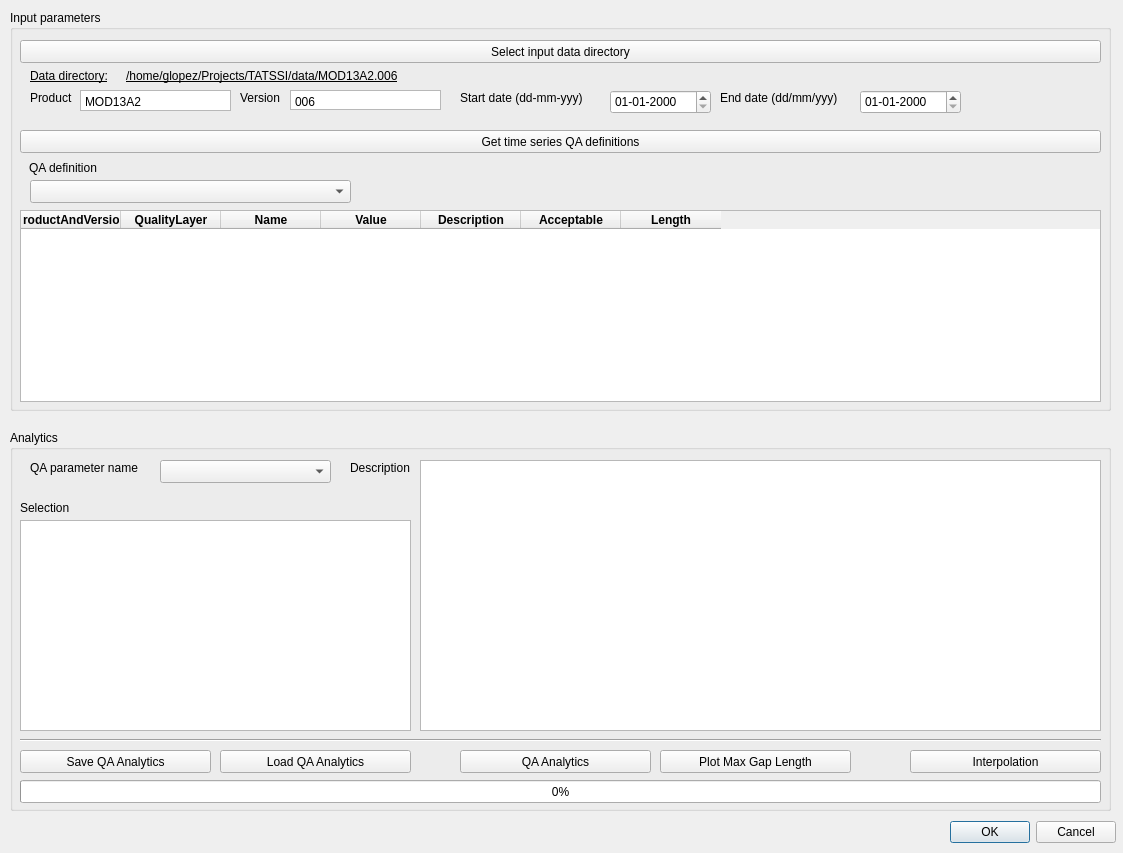
<?xml version="1.0" encoding="UTF-8"?>
<ui version="4.0">
 <class>Analytics</class>
 <widget class="QDialog" name="Analytics">
  <property name="geometry">
   <rect>
    <x>0</x>
    <y>0</y>
    <width>1123</width>
    <height>853</height>
   </rect>
  </property>
  <property name="windowTitle">
   <string>TATSSI QA Analytics</string>
  </property>
  <widget class="QDialogButtonBox" name="buttonBox">
   <property name="geometry">
    <rect>
     <x>950</x>
     <y>820</y>
     <width>166</width>
     <height>24</height>
    </rect>
   </property>
   <property name="orientation">
    <enum>Qt::Horizontal</enum>
   </property>
   <property name="standardButtons">
    <set>QDialogButtonBox::Cancel|QDialogButtonBox::Ok</set>
   </property>
  </widget>
  <widget class="QGroupBox" name="grpboxInputParam">
   <property name="geometry">
    <rect>
     <x>10</x>
     <y>10</y>
     <width>1101</width>
     <height>401</height>
    </rect>
   </property>
   <property name="title">
    <string>Input parameters</string>
   </property>
   <widget class="QPushButton" name="pbOutputDirectory">
    <property name="geometry">
     <rect>
      <x>10</x>
      <y>30</y>
      <width>1081</width>
      <height>23</height>
     </rect>
    </property>
    <property name="text">
     <string>Select input data directory</string>
    </property>
   </widget>
   <widget class="QTextEdit" name="txtProduct">
    <property name="geometry">
     <rect>
      <x>70</x>
      <y>80</y>
      <width>151</width>
      <height>21</height>
     </rect>
    </property>
    <property name="verticalScrollBarPolicy">
     <enum>Qt::ScrollBarAlwaysOff</enum>
    </property>
    <property name="horizontalScrollBarPolicy">
     <enum>Qt::ScrollBarAlwaysOff</enum>
    </property>
    <property name="html">
     <string>&lt;!DOCTYPE HTML PUBLIC &quot;-//W3C//DTD HTML 4.0//EN&quot; &quot;http://www.w3.org/TR/REC-html40/strict.dtd&quot;&gt;
&lt;html&gt;&lt;head&gt;&lt;meta name=&quot;qrichtext&quot; content=&quot;1&quot; /&gt;&lt;style type=&quot;text/css&quot;&gt;
p, li { white-space: pre-wrap; }
&lt;/style&gt;&lt;/head&gt;&lt;body style=&quot; font-family:'Sans Serif'; font-size:9pt; font-weight:400; font-style:normal;&quot;&gt;
&lt;p style=&quot; margin-top:0px; margin-bottom:0px; margin-left:0px; margin-right:0px; -qt-block-indent:0; text-indent:0px;&quot;&gt;MOD13A2&lt;/p&gt;&lt;/body&gt;&lt;/html&gt;</string>
    </property>
   </widget>
   <widget class="QLabel" name="lblProduct">
    <property name="geometry">
     <rect>
      <x>20</x>
      <y>80</y>
      <width>59</width>
      <height>15</height>
     </rect>
    </property>
    <property name="text">
     <string>Product</string>
    </property>
   </widget>
   <widget class="QLabel" name="lblTile">
    <property name="geometry">
     <rect>
      <x>230</x>
      <y>80</y>
      <width>51</width>
      <height>16</height>
     </rect>
    </property>
    <property name="text">
     <string>Version</string>
    </property>
   </widget>
   <widget class="QTextEdit" name="txtVersion">
    <property name="geometry">
     <rect>
      <x>280</x>
      <y>80</y>
      <width>151</width>
      <height>20</height>
     </rect>
    </property>
    <property name="verticalScrollBarPolicy">
     <enum>Qt::ScrollBarAlwaysOff</enum>
    </property>
    <property name="horizontalScrollBarPolicy">
     <enum>Qt::ScrollBarAlwaysOff</enum>
    </property>
    <property name="html">
     <string>&lt;!DOCTYPE HTML PUBLIC &quot;-//W3C//DTD HTML 4.0//EN&quot; &quot;http://www.w3.org/TR/REC-html40/strict.dtd&quot;&gt;
&lt;html&gt;&lt;head&gt;&lt;meta name=&quot;qrichtext&quot; content=&quot;1&quot; /&gt;&lt;style type=&quot;text/css&quot;&gt;
p, li { white-space: pre-wrap; }
&lt;/style&gt;&lt;/head&gt;&lt;body style=&quot; font-family:'Sans Serif'; font-size:9pt; font-weight:400; font-style:normal;&quot;&gt;
&lt;p style=&quot; margin-top:0px; margin-bottom:0px; margin-left:0px; margin-right:0px; -qt-block-indent:0; text-indent:0px;&quot;&gt;006&lt;/p&gt;&lt;/body&gt;&lt;/html&gt;</string>
    </property>
   </widget>
   <widget class="QTableWidget" name="tvQADef">
    <property name="geometry">
     <rect>
      <x>10</x>
      <y>200</y>
      <width>1081</width>
      <height>192</height>
     </rect>
    </property>
    <property name="sizeAdjustPolicy">
     <enum>QAbstractScrollArea::AdjustToContents</enum>
    </property>
    <property name="selectionBehavior">
     <enum>QAbstractItemView::SelectItems</enum>
    </property>
    <column>
     <property name="text">
      <string>ProductAndVersion</string>
     </property>
     <property name="font">
      <font>
       <weight>75</weight>
       <bold>true</bold>
      </font>
     </property>
    </column>
    <column>
     <property name="text">
      <string>QualityLayer</string>
     </property>
     <property name="font">
      <font>
       <weight>75</weight>
       <bold>true</bold>
      </font>
     </property>
    </column>
    <column>
     <property name="text">
      <string>Name</string>
     </property>
     <property name="font">
      <font>
       <weight>75</weight>
       <bold>true</bold>
      </font>
     </property>
    </column>
    <column>
     <property name="text">
      <string>Value</string>
     </property>
     <property name="font">
      <font>
       <weight>75</weight>
       <bold>true</bold>
      </font>
     </property>
    </column>
    <column>
     <property name="text">
      <string>Description</string>
     </property>
     <property name="font">
      <font>
       <weight>75</weight>
       <bold>true</bold>
      </font>
     </property>
    </column>
    <column>
     <property name="text">
      <string>Acceptable</string>
     </property>
     <property name="font">
      <font>
       <weight>75</weight>
       <bold>true</bold>
      </font>
     </property>
    </column>
    <column>
     <property name="text">
      <string>Length</string>
     </property>
     <property name="font">
      <font>
       <weight>75</weight>
       <bold>true</bold>
      </font>
     </property>
    </column>
   </widget>
   <widget class="QComboBox" name="cmbQADef">
    <property name="geometry">
     <rect>
      <x>20</x>
      <y>170</y>
      <width>321</width>
      <height>23</height>
     </rect>
    </property>
   </widget>
   <widget class="QLabel" name="lblQADef">
    <property name="geometry">
     <rect>
      <x>19</x>
      <y>150</y>
      <width>81</width>
      <height>16</height>
     </rect>
    </property>
    <property name="text">
     <string>QA definition</string>
    </property>
   </widget>
   <widget class="QLabel" name="lblStartDate">
    <property name="geometry">
     <rect>
      <x>450</x>
      <y>80</y>
      <width>142</width>
      <height>16</height>
     </rect>
    </property>
    <property name="text">
     <string>Start date (dd-mm-yyy)</string>
    </property>
   </widget>
   <widget class="QDateEdit" name="start_date">
    <property name="geometry">
     <rect>
      <x>600</x>
      <y>80</y>
      <width>101</width>
      <height>24</height>
     </rect>
    </property>
    <property name="displayFormat">
     <string notr="true">dd-MM-yyyy</string>
    </property>
   </widget>
   <widget class="QLabel" name="lblEnbDate">
    <property name="geometry">
     <rect>
      <x>710</x>
      <y>80</y>
      <width>135</width>
      <height>16</height>
     </rect>
    </property>
    <property name="text">
     <string>End date (dd/mm/yyy)</string>
    </property>
   </widget>
   <widget class="QDateEdit" name="end_date">
    <property name="geometry">
     <rect>
      <x>850</x>
      <y>80</y>
      <width>101</width>
      <height>24</height>
     </rect>
    </property>
    <property name="displayFormat">
     <string notr="true">dd-MM-yyyy</string>
    </property>
   </widget>
   <widget class="QLabel" name="lblDataDir_">
    <property name="geometry">
     <rect>
      <x>20</x>
      <y>58</y>
      <width>91</width>
      <height>16</height>
     </rect>
    </property>
    <property name="font">
     <font>
      <underline>true</underline>
      <strikeout>false</strikeout>
     </font>
    </property>
    <property name="text">
     <string>Data directory:</string>
    </property>
   </widget>
   <widget class="QPushButton" name="pbGetQADefinitions">
    <property name="geometry">
     <rect>
      <x>10</x>
      <y>120</y>
      <width>1081</width>
      <height>23</height>
     </rect>
    </property>
    <property name="text">
     <string>Get time series QA definitions</string>
    </property>
   </widget>
   <widget class="QLabel" name="lblDataDir">
    <property name="geometry">
     <rect>
      <x>116</x>
      <y>56</y>
      <width>971</width>
      <height>20</height>
     </rect>
    </property>
    <property name="font">
     <font>
      <underline>true</underline>
      <strikeout>false</strikeout>
     </font>
    </property>
    <property name="text">
     <string>/home/glopez/Projects/TATSSI/data/MOD13A2.006</string>
    </property>
   </widget>
  </widget>
  <widget class="QGroupBox" name="grpboxAnalytics">
   <property name="geometry">
    <rect>
     <x>10</x>
     <y>430</y>
     <width>1101</width>
     <height>381</height>
    </rect>
   </property>
   <property name="title">
    <string>Analytics</string>
   </property>
   <widget class="QLabel" name="lblQAParamName">
    <property name="geometry">
     <rect>
      <x>20</x>
      <y>30</y>
      <width>131</width>
      <height>16</height>
     </rect>
    </property>
    <property name="text">
     <string>QA parameter name</string>
    </property>
   </widget>
   <widget class="QComboBox" name="cmbQAParamName">
    <property name="geometry">
     <rect>
      <x>150</x>
      <y>30</y>
      <width>171</width>
      <height>23</height>
     </rect>
    </property>
   </widget>
   <widget class="QLabel" name="lblQADescription">
    <property name="geometry">
     <rect>
      <x>340</x>
      <y>30</y>
      <width>81</width>
      <height>16</height>
     </rect>
    </property>
    <property name="text">
     <string>Description</string>
    </property>
   </widget>
   <widget class="QPushButton" name="pbInterpolation">
    <property name="geometry">
     <rect>
      <x>900</x>
      <y>320</y>
      <width>191</width>
      <height>23</height>
     </rect>
    </property>
    <property name="text">
     <string>Interpolation</string>
    </property>
   </widget>
   <widget class="QPushButton" name="pbPlotMaxGapLength">
    <property name="geometry">
     <rect>
      <x>650</x>
      <y>320</y>
      <width>191</width>
      <height>23</height>
     </rect>
    </property>
    <property name="text">
     <string>Plot Max Gap Length</string>
    </property>
   </widget>
   <widget class="QPushButton" name="pbQAAnalytics">
    <property name="geometry">
     <rect>
      <x>450</x>
      <y>320</y>
      <width>191</width>
      <height>23</height>
     </rect>
    </property>
    <property name="text">
     <string>QA Analytics</string>
    </property>
   </widget>
   <widget class="QPushButton" name="pbSaveQAAnalytics">
    <property name="geometry">
     <rect>
      <x>10</x>
      <y>320</y>
      <width>191</width>
      <height>23</height>
     </rect>
    </property>
    <property name="text">
     <string>Save QA Analytics</string>
    </property>
   </widget>
   <widget class="QPushButton" name="pbLoadQAAnalytics">
    <property name="geometry">
     <rect>
      <x>210</x>
      <y>320</y>
      <width>191</width>
      <height>23</height>
     </rect>
    </property>
    <property name="text">
     <string>Load QA Analytics</string>
    </property>
   </widget>
   <widget class="Line" name="line">
    <property name="geometry">
     <rect>
      <x>10</x>
      <y>300</y>
      <width>1081</width>
      <height>20</height>
     </rect>
    </property>
    <property name="orientation">
     <enum>Qt::Horizontal</enum>
    </property>
   </widget>
   <widget class="QProgressBar" name="progressBar">
    <property name="enabled">
     <bool>true</bool>
    </property>
    <property name="geometry">
     <rect>
      <x>10</x>
      <y>350</y>
      <width>1081</width>
      <height>23</height>
     </rect>
    </property>
    <property name="value">
     <number>0</number>
    </property>
   </widget>
   <widget class="QListWidget" name="lwQAParamDesc">
    <property name="geometry">
     <rect>
      <x>410</x>
      <y>30</y>
      <width>681</width>
      <height>271</height>
     </rect>
    </property>
    <property name="selectionMode">
     <enum>QAbstractItemView::MultiSelection</enum>
    </property>
   </widget>
   <widget class="QTextBrowser" name="tbrSelection">
    <property name="geometry">
     <rect>
      <x>10</x>
      <y>90</y>
      <width>391</width>
      <height>211</height>
     </rect>
    </property>
   </widget>
   <widget class="QLabel" name="lblSelection">
    <property name="geometry">
     <rect>
      <x>10</x>
      <y>70</y>
      <width>59</width>
      <height>15</height>
     </rect>
    </property>
    <property name="text">
     <string>Selection</string>
    </property>
   </widget>
  </widget>
 </widget>
 <resources/>
 <connections>
  <connection>
   <sender>buttonBox</sender>
   <signal>accepted()</signal>
   <receiver>Analytics</receiver>
   <slot>accept()</slot>
   <hints>
    <hint type="sourcelabel">
     <x>248</x>
     <y>254</y>
    </hint>
    <hint type="destinationlabel">
     <x>157</x>
     <y>274</y>
    </hint>
   </hints>
  </connection>
  <connection>
   <sender>buttonBox</sender>
   <signal>rejected()</signal>
   <receiver>Analytics</receiver>
   <slot>reject()</slot>
   <hints>
    <hint type="sourcelabel">
     <x>316</x>
     <y>260</y>
    </hint>
    <hint type="destinationlabel">
     <x>286</x>
     <y>274</y>
    </hint>
   </hints>
  </connection>
 </connections>
 <designerdata>
  <property name="gridDeltaX">
   <number>10</number>
  </property>
  <property name="gridDeltaY">
   <number>10</number>
  </property>
  <property name="gridSnapX">
   <bool>true</bool>
  </property>
  <property name="gridSnapY">
   <bool>true</bool>
  </property>
  <property name="gridVisible">
   <bool>true</bool>
  </property>
 </designerdata>
</ui>
